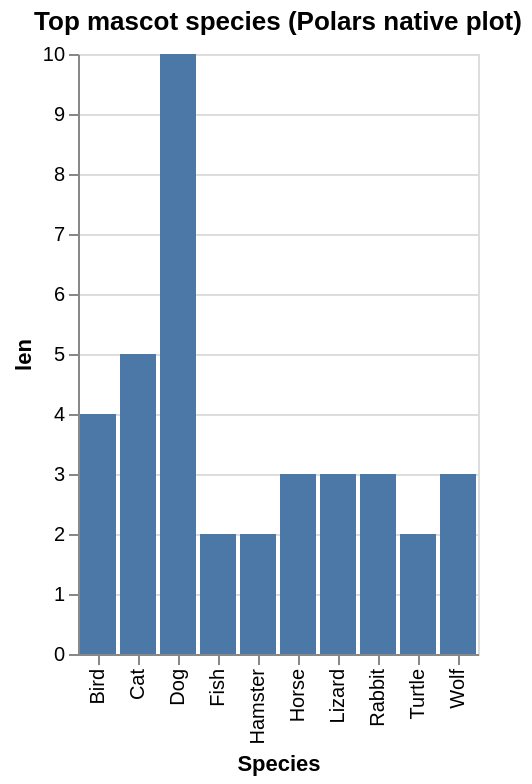

Notebook code for this chart:
### Markdown cell above
## 11. (OPTIONAL) Polars native plotting

Polars also supports native plotting via `DataFrame.plot` / `Series.plot` (Altair backend).

This is useful when you want a quick chart directly from a Polars table without writing matplotlib code.

If `altair` is not installed in your environment, skip this section.

### Code cell
try:
    import altair as alt
except ImportError:
    print("Optional section skipped: install altair to use Polars native plotting.")
else:
    species_counts = (
        mascots
        .group_by('Species')
        .len()
        .sort('len', descending=True)
        .head(10)
    )

    barplot_mascot = species_counts.plot.bar(
        x='Species',
        y='len'
    ).properties(title='Top mascot species (Polars native plot)')
    
    barplot_mascot.show()

### Figure 1 — Vega-Lite specification as saved in the notebook (floating-point values rounded to 4 significant figures)
{"config": {"view": {"continuousWidth": 300, "continuousHeight": 300}}, "data": {"name": "data-b5f693385ec593d5f9457e6990fea461"}, "mark": {"type": "bar", "tooltip": true}, "encoding": {"x": {"field": "Species", "type": "nominal"}, "y": {"field": "len", "type": "quantitative"}}, "params": [{"name": "param_6", "select": {"type": "interval", "encodings": ["x", "y"]}, "bind": "scales"}], "title": "Top mascot species (Polars native plot)", "$schema": "https://vega.github.io/schema/vega-lite/v5.20.1.json", "datasets": {"data-b5f693385ec593d5f9457e6990fea461": [{"Species": "Dog", "len": 10}, {"Species": "Cat", "len": 5}, {"Species": "Bird", "len": 4}, {"Species": "Lizard", "len": 3}, {"Species": "Wolf", "len": 3}, {"Species": "Horse", "len": 3}, {"Species": "Rabbit", "len": 3}, {"Species": "Fish", "len": 2}, {"Species": "Turtle", "len": 2}, {"Species": "Hamster", "len": 2}]}}
